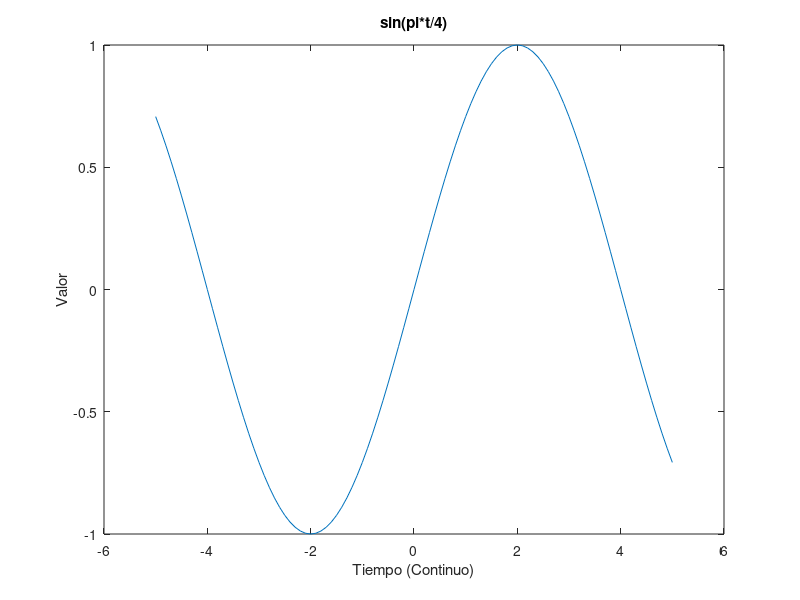
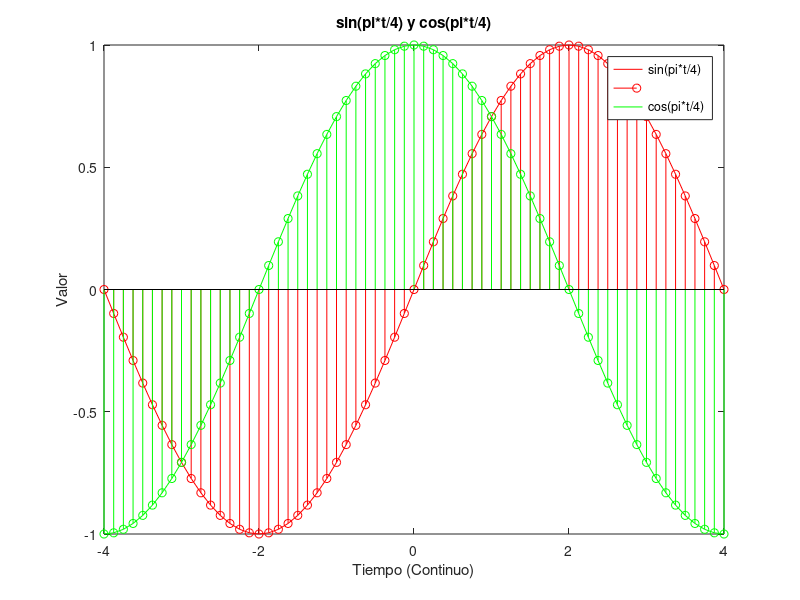

Write the MATLAB code that produced these figures, in order.
%% Ejercicio 3: representación de señales continuas
t=linspace(-5,5,101);
x=sin(pi*t/4);
figure(1);
plot(t,x);
title('sin(pi*t/4)');
xlabel('Tiempo (Continuo)')
ylabel('Valor')

t=[-4:1/8:4];
x1=sin(pi*t/4);
figure(2);
plot(t,x1,'r');
hold on
stem(t,x1,'r');
hold off
x2=cos(pi*t/4);
hold on
plot(t,x2,'g');
hold on
stem(t,x2,'g');
hold off

title('sin(pi*t/4) y cos(pi*t/4)');
xlabel('Tiempo (Continuo)')
ylabel('Valor')
legend('sin(pi*t/4)','','cos(pi*t/4)')